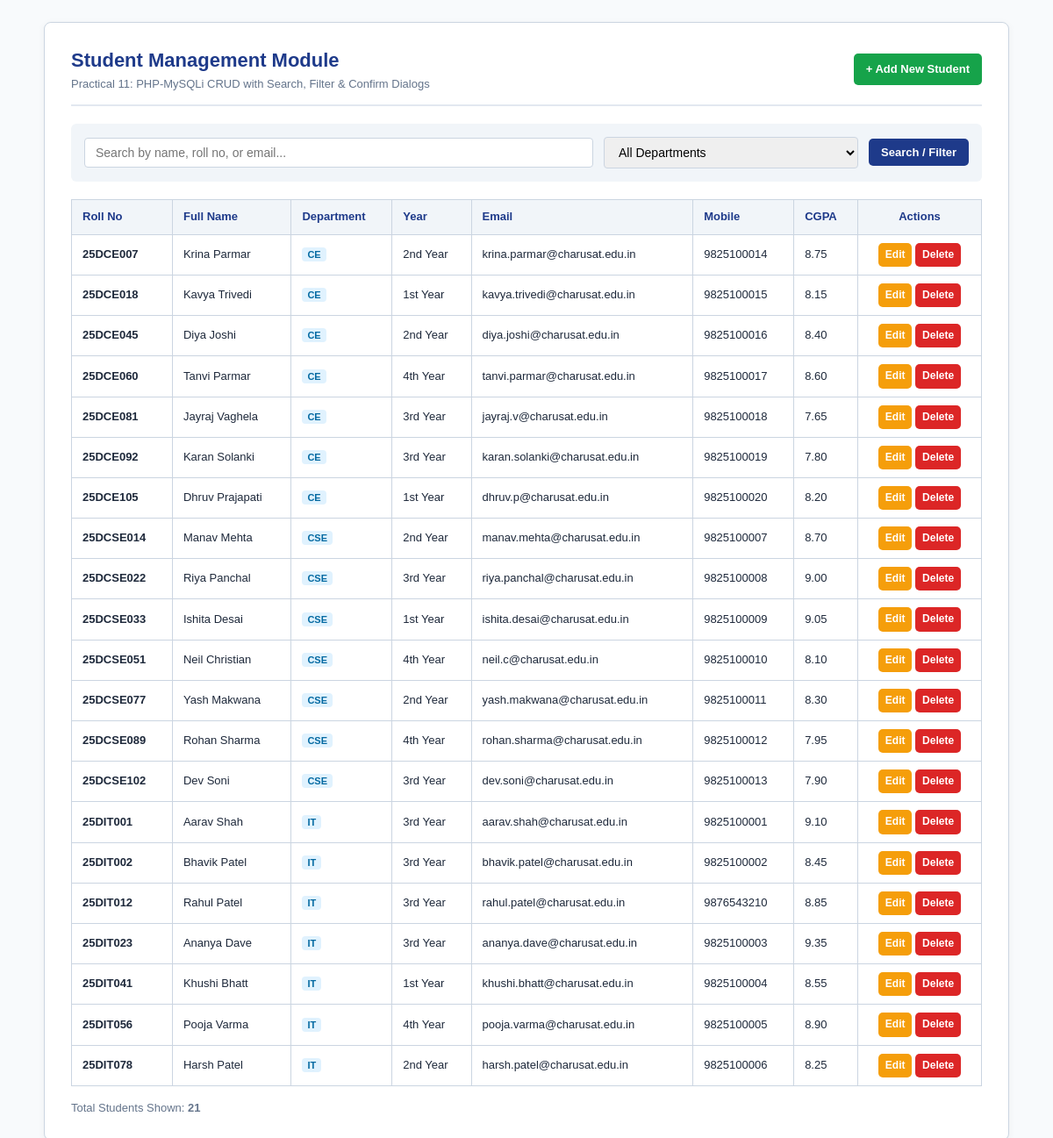
The page / on the database its author committed.
### tables this page shows
CREATE TABLE IF NOT EXISTS `students` (
  `id` INT(11) NOT NULL AUTO_INCREMENT,
  `roll_number` VARCHAR(20) NOT NULL UNIQUE,
  `full_name` VARCHAR(100) NOT NULL,
  `email` VARCHAR(120) NOT NULL UNIQUE,
  `mobile` VARCHAR(15) NOT NULL,
  `department` VARCHAR(50) NOT NULL,
  `year_of_study` VARCHAR(10) NOT NULL,
  `gender` VARCHAR(10) NOT NULL,
  `cgpa` DECIMAL(3,2) DEFAULT 0.00,
  `created_at` TIMESTAMP DEFAULT CURRENT_TIMESTAMP,
  PRIMARY KEY (`id`)
);

### index.php (the view, shortened to what this page needs)
<?php
require_once 'db.php';
$search = isset($_GET['search']) ? trim($_GET['search']) : '';
$query = "SELECT * FROM students WHERE 1=1";
$query .= " ORDER BY roll_number ASC";
$result = mysqli_query($conn, $query);
?>
<!DOCTYPE html>
<html lang="en">
<head>
    <link rel="stylesheet" href="style.css">
</head>
<body>
<div class="container">
    <div class="header-row">
        <div>
            <h1>Student Management Module</h1>
            <p style="font-size: 13px; color: #64748b;">Practical 11: PHP-MySQLi CRUD with Search, Filter & Confirm Dialogs</p>
        </div>
        <div>
            <a href="add_student.php" class="btn btn-success">+ Add New Student</a>
        </div>
    </div>
    <form method="GET" action="index.php" class="filter-card">
        <div style="flex: 2; min-width: 220px;">
            <input type="text" name="search" placeholder="Search by name, roll no, or email..." value="<?php echo htmlspecialchars($search); ?>" style="width: 100%;">
        </div>
        <div style="flex: 1; min-width: 160px;">
            <select name="department" style="width: 100%;">
                <option value="all">All Departments</option>
            </select>
        </div>
        <button type="submit" class="btn btn-primary">Search / Filter</button>
    </form>
    <div class="table-wrapper">
        <table>
            <thead>
                <tr>
                    <th>Roll No</th>
                    <th>Full Name</th>
                    <th>Department</th>
                    <th>Year</th>
                    <th>Email</th>
                    <th>Mobile</th>
                    <th>CGPA</th>
                    <th style="text-align: center;">Actions</th>
                </tr>
            </thead>
            <tbody>
                <?php if ($result && mysqli_num_rows($result) > 0): ?>
                    <?php while ($row = mysqli_fetch_assoc($result)): ?>
                        <tr>
                            <td><strong><?php echo htmlspecialchars($row['roll_number']); ?></strong></td>
                            <td><?php echo htmlspecialchars($row['full_name']); ?></td>
                            <td><span style="background: #e0f2fe; color:#0369a1; padding: 2px 6px; border-radius: 4px; font-size: 11px; font-weight:bold;"><?php echo htmlspecialchars($row['department']); ?></span></td>
                            <td><?php echo htmlspecialchars($row['year_of_study']); ?> Year</td>
                            <td><?php echo htmlspecialchars($row['email']); ?></td>
                            <td><?php echo htmlspecialchars($row['mobile']); ?></td>
                            <td><?php echo htmlspecialchars($row['cgpa']); ?></td>
                            <td style="text-align: center; white-space: nowrap;">
                                <a href="edit_student.php?id=<?php echo $row['id']; ?>" class="btn btn-warning">Edit</a>
                                <a href="delete_student.php?id=<?php echo $row['id']; ?>" class="btn btn-danger" onclick="return confirm('Are you sure you want to delete student: <?php echo htmlspecialchars(addslashes($row['full_name'])); ?>?');">Delete</a>
                            </td>
                        </tr>
                    <?php endwhile; ?>
                <?php endif; ?>
            </tbody>
        </table>
    </div>
    <p style="font-size: 13px; color: #64748b; margin-top: 15px;">
        Total Students Shown: <strong><?php echo $result ? mysqli_num_rows($result) : 0; ?></strong>
    </p>
</div>
</body>
</html>

### style.css (style rules this page uses)
* { box-sizing: border-box; margin: 0; padding: 0; }
body { font-family: Arial, sans-serif; background: #f8fafc; color: #1e293b; padding: 25px 15px; line-height: 1.6; }
.container { max-width: 1100px; margin: auto; background: white; padding: 25px 30px; border-radius: 8px; border: 1px solid #cbd5e1; box-shadow: 0 2px 8px rgba(0,0,0,0.05); }
.header-row { display: flex; justify-content: space-between; align-items: center; flex-wrap: wrap; gap: 15px; margin-bottom: 20px; border-bottom: 2px solid #e2e8f0; padding-bottom: 12px; }
h1 { color: #1e3a8a; font-size: 22px; }
.btn { display: inline-block; padding: 8px 14px; border-radius: 5px; font-size: 13px; font-weight: bold; text-decoration: none; cursor: pointer; border: none; }
.btn-primary { background: #1e3a8a; color: white; }
.btn-success { background: #16a34a; color: white; }
.btn-warning { background: #f59e0b; color: white; padding: 4px 8px; font-size: 12px; }
.btn-danger { background: #dc2626; color: white; padding: 4px 8px; font-size: 12px; }
.filter-card { background: #f1f5f9; padding: 15px; border-radius: 6px; margin-bottom: 20px; display: flex; gap: 12px; flex-wrap: wrap; align-items: center; }
.filter-card input, .filter-card select { padding: 8px 12px; border: 1px solid #cbd5e1; border-radius: 4px; font-size: 14px; }
.table-wrapper { overflow-x: auto; margin-top: 15px; }
table { width: 100%; border-collapse: collapse; }
table, th, td { border: 1px solid #cbd5e1; }
th, td { padding: 9px 12px; font-size: 13px; text-align: left; }
th { background: #f1f5f9; color: #1e3a8a; }

### rows shown on the page
students: roll_number "25DCE007", full_name "Krina Parmar", department "CE", year_of_study "2nd", email "krina.parmar@charusat.edu.in", mobile "9825100014", cgpa "8.75"
students: roll_number "25DCE018", full_name "Kavya Trivedi", department "CE", year_of_study "1st", email "kavya.trivedi@charusat.edu.in", mobile "9825100015", cgpa "8.15"
students: roll_number "25DCE045", full_name "Diya Joshi", department "CE", year_of_study "2nd", email "diya.joshi@charusat.edu.in", mobile "9825100016", cgpa "8.40"
students: roll_number "25DCE060", full_name "Tanvi Parmar", department "CE", year_of_study "4th", email "tanvi.parmar@charusat.edu.in", mobile "9825100017", cgpa "8.60"
students: roll_number "25DCE081", full_name "Jayraj Vaghela", department "CE", year_of_study "3rd", email "jayraj.v@charusat.edu.in", mobile "9825100018", cgpa "7.65"
students: roll_number "25DCE092", full_name "Karan Solanki", department "CE", year_of_study "3rd", email "karan.solanki@charusat.edu.in", mobile "9825100019", cgpa "7.80"
students: roll_number "25DCE105", full_name "Dhruv Prajapati", department "CE", year_of_study "1st", email "dhruv.p@charusat.edu.in", mobile "9825100020", cgpa "8.20"
students: roll_number "25DCSE014", full_name "Manav Mehta", department "CSE", year_of_study "2nd", email "manav.mehta@charusat.edu.in", mobile "9825100007", cgpa "8.70"
students: roll_number "25DCSE022", full_name "Riya Panchal", department "CSE", year_of_study "3rd", email "riya.panchal@charusat.edu.in", mobile "9825100008", cgpa "9.00"
students: roll_number "25DCSE033", full_name "Ishita Desai", department "CSE", year_of_study "1st", email "ishita.desai@charusat.edu.in", mobile "9825100009", cgpa "9.05"
students: roll_number "25DCSE051", full_name "Neil Christian", department "CSE", year_of_study "4th", email "neil.c@charusat.edu.in", mobile "9825100010", cgpa "8.10"
students: roll_number "25DCSE077", full_name "Yash Makwana", department "CSE", year_of_study "2nd", email "yash.makwana@charusat.edu.in", mobile "9825100011", cgpa "8.30"
students: roll_number "25DCSE089", full_name "Rohan Sharma", department "CSE", year_of_study "4th", email "rohan.sharma@charusat.edu.in", mobile "9825100012", cgpa "7.95"
students: roll_number "25DCSE102", full_name "Dev Soni", department "CSE", year_of_study "3rd", email "dev.soni@charusat.edu.in", mobile "9825100013", cgpa "7.90"
students: roll_number "25DIT001", full_name "Aarav Shah", department "IT", year_of_study "3rd", email "aarav.shah@charusat.edu.in", mobile "9825100001", cgpa "9.10"
students: roll_number "25DIT002", full_name "Bhavik Patel", department "IT", year_of_study "3rd", email "bhavik.patel@charusat.edu.in", mobile "9825100002", cgpa "8.45"
students: roll_number "25DIT012", full_name "Rahul Patel", department "IT", year_of_study "3rd", email "rahul.patel@charusat.edu.in", mobile "9876543210", cgpa "8.85"
students: roll_number "25DIT023", full_name "Ananya Dave", department "IT", year_of_study "3rd", email "ananya.dave@charusat.edu.in", mobile "9825100003", cgpa "9.35"
students: roll_number "25DIT041", full_name "Khushi Bhatt", department "IT", year_of_study "1st", email "khushi.bhatt@charusat.edu.in", mobile "9825100004", cgpa "8.55"
students: roll_number "25DIT056", full_name "Pooja Varma", department "IT", year_of_study "4th", email "pooja.varma@charusat.edu.in", mobile "9825100005", cgpa "8.90"
students: roll_number "25DIT078", full_name "Harsh Patel", department "IT", year_of_study "2nd", email "harsh.patel@charusat.edu.in", mobile "9825100006", cgpa "8.25"

### other values the page prints
mysqli_num_rows($result) "21"
